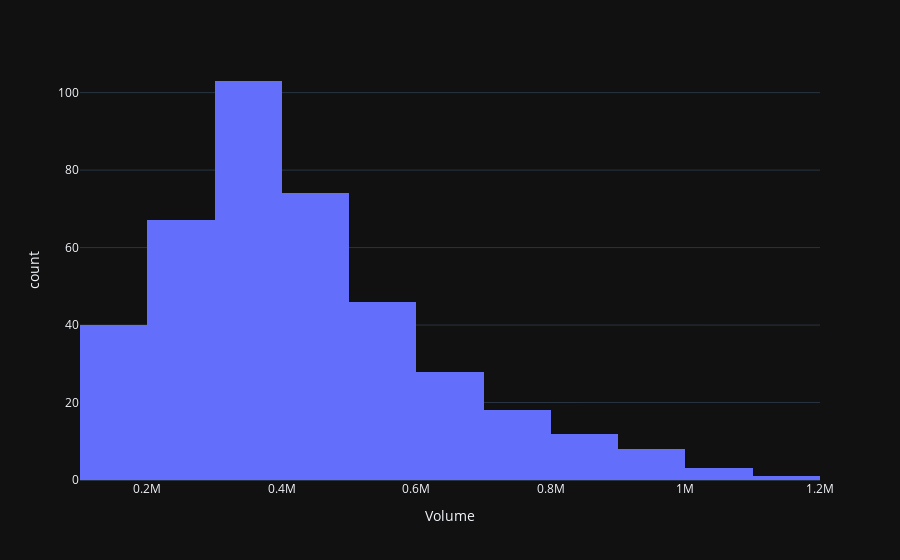

Notebook code cell kept with this figure:
### Code cell
px.histogram(df, x='Volume', template='plotly_dark', nbins=15)

### Figure 1 — Plotly figure (JSON) as saved in the notebook; plotly's stock layout.template omitted (floating-point values rounded to 4 significant figures; data arrays with more than 128 entries replaced by an {"elided": "..."} marker saying what was removed)
{"data": [{"alignmentgroup": "True", "bingroup": "x", "hovertemplate": "Volume=%{x}<br>count=%{y}<extra></extra>", "legendgroup": "", "marker": {"color": "#636efa", "pattern": {"shape": ""}}, "name": "", "nbinsx": 15, "offsetgroup": "", "orientation": "v", "showlegend": false, "type": "histogram", "x": {"elided": "400 int values"}, "xaxis": "x", "yaxis": "y"}], "layout": {"barmode": "relative", "legend": {"tracegroupgap": 0}, "margin": {"t": 60}, "xaxis": {"anchor": "y", "domain": [0, 1], "title": {"text": "Volume"}}, "yaxis": {"anchor": "x", "domain": [0, 1], "title": {"text": "count"}}}}
